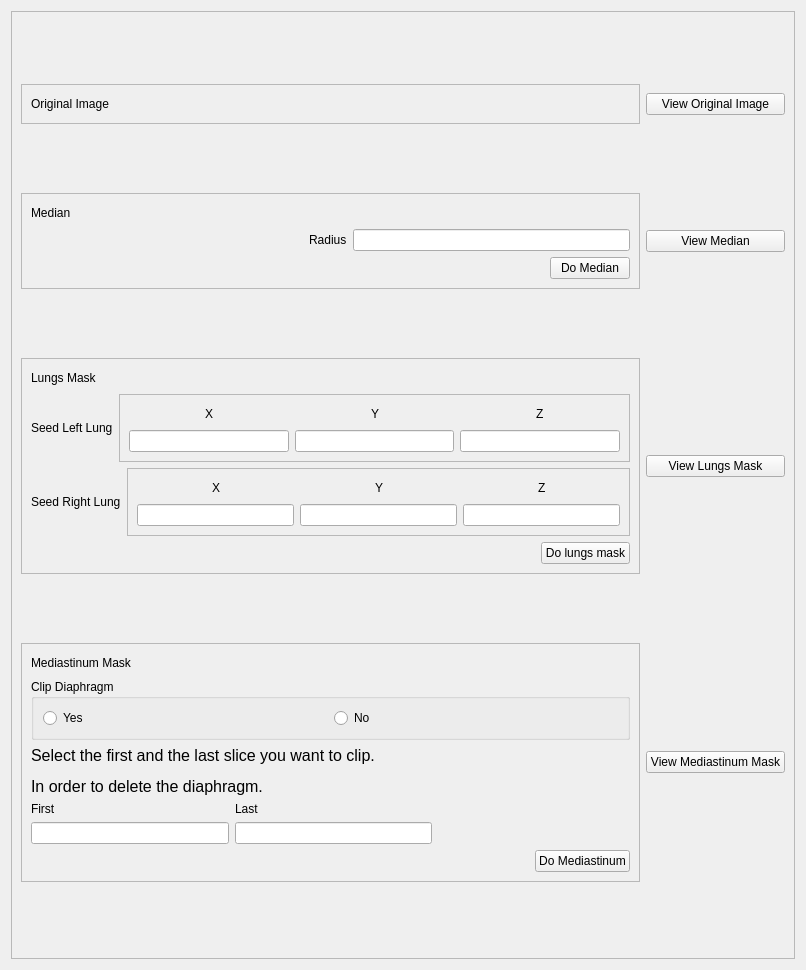
<?xml version="1.0" encoding="UTF-8"?>
<ui version="4.0">
 <class>AlgorithmForm</class>
 <widget class="QWidget" name="AlgorithmForm">
  <property name="geometry">
   <rect>
    <x>0</x>
    <y>0</y>
    <width>806</width>
    <height>970</height>
   </rect>
  </property>
  <property name="windowTitle">
   <string>Form</string>
  </property>
  <layout class="QVBoxLayout" name="verticalLayout_15">
   <item>
    <widget class="QScrollArea" name="scrollArea">
     <property name="widgetResizable">
      <bool>true</bool>
     </property>
     <widget class="QWidget" name="scrollAreaWidgetContents">
      <property name="geometry">
       <rect>
        <x>0</x>
        <y>0</y>
        <width>780</width>
        <height>944</height>
       </rect>
      </property>
      <layout class="QGridLayout" name="gridLayout">
       <item row="0" column="0">
        <widget class="QFrame" name="frameImageIn">
         <property name="frameShape">
          <enum>QFrame::StyledPanel</enum>
         </property>
         <property name="frameShadow">
          <enum>QFrame::Raised</enum>
         </property>
         <layout class="QVBoxLayout" name="verticalLayout_3">
          <item>
           <layout class="QHBoxLayout" name="horizontalLayout_5">
            <item>
             <widget class="QLabel" name="lb_ImageInFrame">
              <property name="text">
               <string>Original Image</string>
              </property>
             </widget>
            </item>
            <item>
             <spacer name="horizontalSpacer_4">
              <property name="orientation">
               <enum>Qt::Horizontal</enum>
              </property>
              <property name="sizeHint" stdset="0">
               <size>
                <width>40</width>
                <height>20</height>
               </size>
              </property>
             </spacer>
            </item>
           </layout>
          </item>
         </layout>
        </widget>
       </item>
       <item row="0" column="1">
        <widget class="QPushButton" name="pb_viewImgIn">
         <property name="text">
          <string>View Original Image</string>
         </property>
        </widget>
       </item>
       <item row="1" column="0">
        <widget class="QFrame" name="frameMedian">
         <property name="frameShape">
          <enum>QFrame::StyledPanel</enum>
         </property>
         <property name="frameShadow">
          <enum>QFrame::Raised</enum>
         </property>
         <layout class="QVBoxLayout" name="verticalLayout_2">
          <item>
           <layout class="QHBoxLayout" name="horizontalLayout_3">
            <item>
             <widget class="QLabel" name="lb_MedianFrame">
              <property name="text">
               <string>Median</string>
              </property>
             </widget>
            </item>
            <item>
             <spacer name="horizontalSpacer_3">
              <property name="orientation">
               <enum>Qt::Horizontal</enum>
              </property>
              <property name="sizeHint" stdset="0">
               <size>
                <width>40</width>
                <height>20</height>
               </size>
              </property>
             </spacer>
            </item>
           </layout>
          </item>
          <item>
           <layout class="QVBoxLayout" name="verticalLayout">
            <item>
             <layout class="QHBoxLayout" name="horizontalLayout_2">
              <item>
               <spacer name="horizontalSpacer">
                <property name="orientation">
                 <enum>Qt::Horizontal</enum>
                </property>
                <property name="sizeHint" stdset="0">
                 <size>
                  <width>40</width>
                  <height>20</height>
                 </size>
                </property>
               </spacer>
              </item>
              <item>
               <widget class="QLabel" name="lb_medianRadius">
                <property name="text">
                 <string>Radius</string>
                </property>
               </widget>
              </item>
              <item>
               <widget class="QLineEdit" name="tx_medianRadius"/>
              </item>
             </layout>
            </item>
            <item>
             <layout class="QHBoxLayout" name="horizontalLayout">
              <item>
               <spacer name="horizontalSpacer_2">
                <property name="orientation">
                 <enum>Qt::Horizontal</enum>
                </property>
                <property name="sizeHint" stdset="0">
                 <size>
                  <width>40</width>
                  <height>20</height>
                 </size>
                </property>
               </spacer>
              </item>
              <item>
               <widget class="QPushButton" name="pb_Mediana">
                <property name="text">
                 <string>Do Median</string>
                </property>
               </widget>
              </item>
             </layout>
            </item>
           </layout>
          </item>
         </layout>
        </widget>
       </item>
       <item row="1" column="1">
        <widget class="QPushButton" name="pb_viewMedian">
         <property name="text">
          <string>View Median</string>
         </property>
        </widget>
       </item>
       <item row="2" column="0">
        <widget class="QFrame" name="frameLungsMask">
         <property name="frameShape">
          <enum>QFrame::StyledPanel</enum>
         </property>
         <property name="frameShadow">
          <enum>QFrame::Raised</enum>
         </property>
         <layout class="QVBoxLayout" name="verticalLayout_10">
          <item>
           <layout class="QHBoxLayout" name="horizontalLayout_7">
            <item>
             <widget class="QLabel" name="lb_LungsMaskFrame">
              <property name="text">
               <string>Lungs Mask</string>
              </property>
             </widget>
            </item>
            <item>
             <spacer name="horizontalSpacer_5">
              <property name="orientation">
               <enum>Qt::Horizontal</enum>
              </property>
              <property name="sizeHint" stdset="0">
               <size>
                <width>40</width>
                <height>20</height>
               </size>
              </property>
             </spacer>
            </item>
           </layout>
          </item>
          <item>
           <layout class="QHBoxLayout" name="horizontalLayout_10">
            <item>
             <widget class="QLabel" name="lb_seed1">
              <property name="text">
               <string>Seed Left Lung</string>
              </property>
             </widget>
            </item>
            <item>
             <widget class="QFrame" name="frame">
              <property name="frameShape">
               <enum>QFrame::StyledPanel</enum>
              </property>
              <property name="frameShadow">
               <enum>QFrame::Raised</enum>
              </property>
              <layout class="QHBoxLayout" name="horizontalLayout_9">
               <item>
                <layout class="QVBoxLayout" name="verticalLayout_4">
                 <item>
                  <layout class="QHBoxLayout" name="horizontalLayout_4">
                   <item>
                    <spacer name="horizontalSpacer_6">
                     <property name="orientation">
                      <enum>Qt::Horizontal</enum>
                     </property>
                     <property name="sizeHint" stdset="0">
                      <size>
                       <width>40</width>
                       <height>20</height>
                      </size>
                     </property>
                    </spacer>
                   </item>
                   <item>
                    <widget class="QLabel" name="lb_x1">
                     <property name="text">
                      <string>X</string>
                     </property>
                    </widget>
                   </item>
                   <item>
                    <spacer name="horizontalSpacer_7">
                     <property name="orientation">
                      <enum>Qt::Horizontal</enum>
                     </property>
                     <property name="sizeHint" stdset="0">
                      <size>
                       <width>40</width>
                       <height>20</height>
                      </size>
                     </property>
                    </spacer>
                   </item>
                  </layout>
                 </item>
                 <item>
                  <widget class="QLineEdit" name="tx_seedX1"/>
                 </item>
                </layout>
               </item>
               <item>
                <layout class="QVBoxLayout" name="verticalLayout_5">
                 <item>
                  <layout class="QHBoxLayout" name="horizontalLayout_6">
                   <item>
                    <spacer name="horizontalSpacer_8">
                     <property name="orientation">
                      <enum>Qt::Horizontal</enum>
                     </property>
                     <property name="sizeHint" stdset="0">
                      <size>
                       <width>40</width>
                       <height>20</height>
                      </size>
                     </property>
                    </spacer>
                   </item>
                   <item>
                    <widget class="QLabel" name="lb_y1">
                     <property name="text">
                      <string>Y</string>
                     </property>
                    </widget>
                   </item>
                   <item>
                    <spacer name="horizontalSpacer_9">
                     <property name="orientation">
                      <enum>Qt::Horizontal</enum>
                     </property>
                     <property name="sizeHint" stdset="0">
                      <size>
                       <width>40</width>
                       <height>20</height>
                      </size>
                     </property>
                    </spacer>
                   </item>
                  </layout>
                 </item>
                 <item>
                  <widget class="QLineEdit" name="tx_seedY1"/>
                 </item>
                </layout>
               </item>
               <item>
                <layout class="QVBoxLayout" name="verticalLayout_6">
                 <item>
                  <layout class="QHBoxLayout" name="horizontalLayout_8">
                   <item>
                    <spacer name="horizontalSpacer_10">
                     <property name="orientation">
                      <enum>Qt::Horizontal</enum>
                     </property>
                     <property name="sizeHint" stdset="0">
                      <size>
                       <width>40</width>
                       <height>20</height>
                      </size>
                     </property>
                    </spacer>
                   </item>
                   <item>
                    <widget class="QLabel" name="lb_z1">
                     <property name="text">
                      <string>Z</string>
                     </property>
                    </widget>
                   </item>
                   <item>
                    <spacer name="horizontalSpacer_11">
                     <property name="orientation">
                      <enum>Qt::Horizontal</enum>
                     </property>
                     <property name="sizeHint" stdset="0">
                      <size>
                       <width>40</width>
                       <height>20</height>
                      </size>
                     </property>
                    </spacer>
                   </item>
                  </layout>
                 </item>
                 <item>
                  <widget class="QLineEdit" name="tx_seedZ1"/>
                 </item>
                </layout>
               </item>
              </layout>
             </widget>
            </item>
           </layout>
          </item>
          <item>
           <layout class="QHBoxLayout" name="horizontalLayout_11">
            <item>
             <widget class="QLabel" name="lb_seed2">
              <property name="text">
               <string>Seed Right Lung</string>
              </property>
             </widget>
            </item>
            <item>
             <widget class="QFrame" name="frame_2">
              <property name="frameShape">
               <enum>QFrame::StyledPanel</enum>
              </property>
              <property name="frameShadow">
               <enum>QFrame::Raised</enum>
              </property>
              <layout class="QHBoxLayout" name="horizontalLayout_15">
               <item>
                <layout class="QVBoxLayout" name="verticalLayout_7">
                 <item>
                  <layout class="QHBoxLayout" name="horizontalLayout_14">
                   <item>
                    <spacer name="horizontalSpacer_13">
                     <property name="orientation">
                      <enum>Qt::Horizontal</enum>
                     </property>
                     <property name="sizeHint" stdset="0">
                      <size>
                       <width>40</width>
                       <height>20</height>
                      </size>
                     </property>
                    </spacer>
                   </item>
                   <item>
                    <widget class="QLabel" name="lb_x2">
                     <property name="text">
                      <string>X</string>
                     </property>
                    </widget>
                   </item>
                   <item>
                    <spacer name="horizontalSpacer_14">
                     <property name="orientation">
                      <enum>Qt::Horizontal</enum>
                     </property>
                     <property name="sizeHint" stdset="0">
                      <size>
                       <width>40</width>
                       <height>20</height>
                      </size>
                     </property>
                    </spacer>
                   </item>
                  </layout>
                 </item>
                 <item>
                  <widget class="QLineEdit" name="tx_seedX2"/>
                 </item>
                </layout>
               </item>
               <item>
                <layout class="QVBoxLayout" name="verticalLayout_8">
                 <item>
                  <layout class="QHBoxLayout" name="horizontalLayout_13">
                   <item>
                    <spacer name="horizontalSpacer_15">
                     <property name="orientation">
                      <enum>Qt::Horizontal</enum>
                     </property>
                     <property name="sizeHint" stdset="0">
                      <size>
                       <width>40</width>
                       <height>20</height>
                      </size>
                     </property>
                    </spacer>
                   </item>
                   <item>
                    <widget class="QLabel" name="lb_y2">
                     <property name="text">
                      <string>Y</string>
                     </property>
                    </widget>
                   </item>
                   <item>
                    <spacer name="horizontalSpacer_16">
                     <property name="orientation">
                      <enum>Qt::Horizontal</enum>
                     </property>
                     <property name="sizeHint" stdset="0">
                      <size>
                       <width>40</width>
                       <height>20</height>
                      </size>
                     </property>
                    </spacer>
                   </item>
                  </layout>
                 </item>
                 <item>
                  <widget class="QLineEdit" name="tx_seedY2"/>
                 </item>
                </layout>
               </item>
               <item>
                <layout class="QVBoxLayout" name="verticalLayout_9">
                 <item>
                  <layout class="QHBoxLayout" name="horizontalLayout_12">
                   <item>
                    <spacer name="horizontalSpacer_17">
                     <property name="orientation">
                      <enum>Qt::Horizontal</enum>
                     </property>
                     <property name="sizeHint" stdset="0">
                      <size>
                       <width>40</width>
                       <height>20</height>
                      </size>
                     </property>
                    </spacer>
                   </item>
                   <item>
                    <widget class="QLabel" name="lb_z2">
                     <property name="text">
                      <string>Z</string>
                     </property>
                    </widget>
                   </item>
                   <item>
                    <spacer name="horizontalSpacer_18">
                     <property name="orientation">
                      <enum>Qt::Horizontal</enum>
                     </property>
                     <property name="sizeHint" stdset="0">
                      <size>
                       <width>40</width>
                       <height>20</height>
                      </size>
                     </property>
                    </spacer>
                   </item>
                  </layout>
                 </item>
                 <item>
                  <widget class="QLineEdit" name="tx_seedZ2"/>
                 </item>
                </layout>
               </item>
              </layout>
             </widget>
            </item>
           </layout>
          </item>
          <item>
           <layout class="QHBoxLayout" name="horizontalLayout_16">
            <item>
             <spacer name="horizontalSpacer_12">
              <property name="orientation">
               <enum>Qt::Horizontal</enum>
              </property>
              <property name="sizeHint" stdset="0">
               <size>
                <width>40</width>
                <height>20</height>
               </size>
              </property>
             </spacer>
            </item>
            <item>
             <widget class="QPushButton" name="pb_LungsMask">
              <property name="text">
               <string>Do lungs mask</string>
              </property>
             </widget>
            </item>
           </layout>
          </item>
         </layout>
         <zorder></zorder>
         <zorder></zorder>
         <zorder></zorder>
         <zorder></zorder>
        </widget>
       </item>
       <item row="2" column="1">
        <widget class="QPushButton" name="pb_viewLungsMask">
         <property name="text">
          <string>View Lungs Mask</string>
         </property>
        </widget>
       </item>
       <item row="3" column="0">
        <widget class="QFrame" name="frameMediastinum">
         <property name="frameShape">
          <enum>QFrame::StyledPanel</enum>
         </property>
         <property name="frameShadow">
          <enum>QFrame::Raised</enum>
         </property>
         <layout class="QVBoxLayout" name="verticalLayout_14">
          <item>
           <layout class="QHBoxLayout" name="horizontalLayout_17">
            <item>
             <widget class="QLabel" name="lb_MediastinumMask">
              <property name="text">
               <string>Mediastinum Mask</string>
              </property>
             </widget>
            </item>
            <item>
             <spacer name="horizontalSpacer_19">
              <property name="orientation">
               <enum>Qt::Horizontal</enum>
              </property>
              <property name="sizeHint" stdset="0">
               <size>
                <width>40</width>
                <height>20</height>
               </size>
              </property>
             </spacer>
            </item>
           </layout>
          </item>
          <item>
           <widget class="QGroupBox" name="gb_clipDiafragma">
            <property name="title">
             <string>Clip Diaphragm</string>
            </property>
            <layout class="QHBoxLayout" name="horizontalLayout_19">
             <item>
              <widget class="QRadioButton" name="rb_ClipMedYes">
               <property name="text">
                <string>Yes</string>
               </property>
              </widget>
             </item>
             <item>
              <widget class="QRadioButton" name="rb_clipMedNo">
               <property name="text">
                <string>No</string>
               </property>
              </widget>
             </item>
            </layout>
           </widget>
          </item>
          <item>
           <layout class="QVBoxLayout" name="verticalLayout_11">
            <item>
             <widget class="QLabel" name="lb_messageDiaphragm">
              <property name="text">
               <string>&lt;html&gt;&lt;head/&gt;&lt;body&gt;&lt;p align=&quot;justify&quot;&gt;&lt;span style=&quot; font-size:12pt;&quot;&gt;Select the first and the last slice you want to clip. &lt;/span&gt;&lt;/p&gt;&lt;p align=&quot;justify&quot;&gt;&lt;span style=&quot; font-size:12pt;&quot;&gt;In order to delete the diaphragm.&lt;/span&gt;&lt;/p&gt;&lt;/body&gt;&lt;/html&gt;</string>
              </property>
             </widget>
            </item>
            <item>
             <layout class="QHBoxLayout" name="horizontalLayout_20">
              <item>
               <layout class="QVBoxLayout" name="verticalLayout_12">
                <item>
                 <widget class="QLabel" name="lb_firstSlice">
                  <property name="text">
                   <string>First</string>
                  </property>
                 </widget>
                </item>
                <item>
                 <widget class="QLineEdit" name="tx_firstSliceClip"/>
                </item>
               </layout>
              </item>
              <item>
               <layout class="QVBoxLayout" name="verticalLayout_13">
                <item>
                 <widget class="QLabel" name="lb_lastSlice">
                  <property name="text">
                   <string>Last</string>
                  </property>
                 </widget>
                </item>
                <item>
                 <widget class="QLineEdit" name="tx_lastSliceClip"/>
                </item>
               </layout>
              </item>
              <item>
               <spacer name="horizontalSpacer_21">
                <property name="orientation">
                 <enum>Qt::Horizontal</enum>
                </property>
                <property name="sizeHint" stdset="0">
                 <size>
                  <width>40</width>
                  <height>20</height>
                 </size>
                </property>
               </spacer>
              </item>
             </layout>
            </item>
           </layout>
          </item>
          <item>
           <layout class="QHBoxLayout" name="horizontalLayout_18">
            <item>
             <spacer name="horizontalSpacer_20">
              <property name="orientation">
               <enum>Qt::Horizontal</enum>
              </property>
              <property name="sizeHint" stdset="0">
               <size>
                <width>40</width>
                <height>20</height>
               </size>
              </property>
             </spacer>
            </item>
            <item>
             <widget class="QPushButton" name="pb_doMediastinum">
              <property name="text">
               <string>Do Mediastinum</string>
              </property>
             </widget>
            </item>
           </layout>
          </item>
         </layout>
        </widget>
       </item>
       <item row="3" column="1">
        <widget class="QPushButton" name="pb_viewMediastinum">
         <property name="text">
          <string>View Mediastinum Mask</string>
         </property>
        </widget>
       </item>
      </layout>
     </widget>
    </widget>
   </item>
  </layout>
 </widget>
 <resources/>
 <connections/>
</ui>
